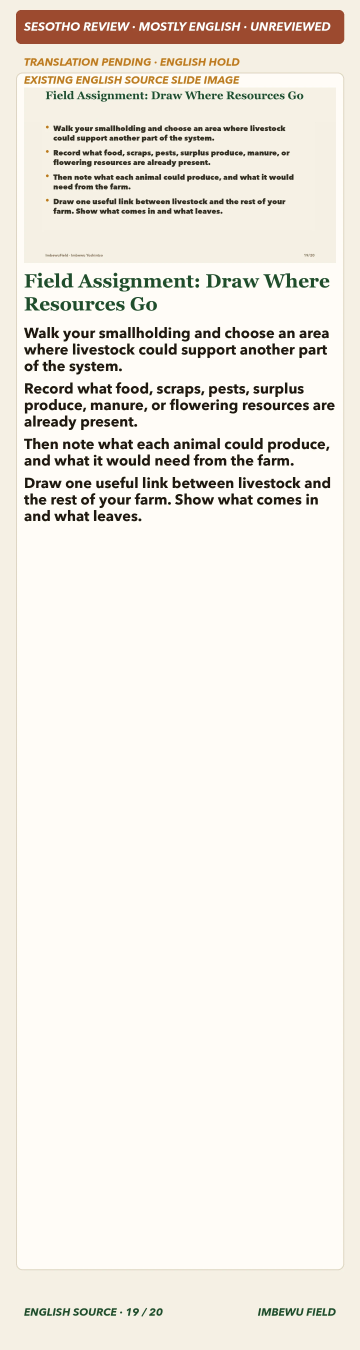
#> input picture docs/media/small-livestock-regional/st/slide-19.webp, 1440 x 5400 px, given in place of slide-19.jpg, which was not available (shown at 1/4 size)
$ python render-intro-l3-slide19-static.py
#> lines starting #> are read from the running program, lines starting #| are printed output that depends on the picture; pictures that were not available may be replaced by others from this repository, and a replacement may not be noted
"""Render a static large-label review candidate for Introduction L3 slide 19.

The source artwork and all instructional wording are existing project assets.
This script makes a review PNG only; it does not change learner registration.
"""

from pathlib import Path

from PIL import Image, ImageDraw, ImageFont


ROOT = Path(__file__).resolve().parents[3]
SOURCE = ROOT / "public/course-decks/intro-permaculture/en/slide-19.jpg"
OUTPUT = ROOT / "docs/media/studies-animation-quality/review-candidates/intro-permaculture-l3-slide19-static.png"

WIDTH = 1920
HEIGHT = 1080
PANEL_TOP = 650
GREEN = (18, 61, 45)
ACCENT = (229, 195, 86)
WHITE = (255, 255, 247)
MUTED = (210, 224, 211)

FONT_REGULAR = "/System/Library/Fonts/Supplemental/Arial.ttf"
FONT_BOLD = "/System/Library/Fonts/Supplemental/Arial Bold.ttf"


def font(path: str, size: int) -> ImageFont.FreeTypeFont:
    return ImageFont.truetype(path, size)


def centered(draw: ImageDraw.ImageDraw, text: str, face: ImageFont.FreeTypeFont,
             y: int, fill: tuple[int, int, int]) -> int:
    box = draw.textbbox((0, 0), text, font=face)
    text_width = box[2] - box[0]
    if text_width > WIDTH - 120:
        raise ValueError(f"caption does not fit one line: {text!r} ({text_width}px)")
    x = (WIDTH - text_width) // 2
    draw.text((x, y), text, font=face, fill=fill)
    return y + box[3] - box[1]


def main() -> None:
    source = Image.open(SOURCE).convert("RGB")
#> source is the input picture: PIL image 1440x5400 RGB; mean R, G, B 241.1, 236.1, 227.9
    # Keep the current still's complete 16:9 landscape and north arrow. Its
    # small original lower caption strip is excluded; the larger panel overlays
    # only the lower part of the same scene so the exported still stays 16:9.
    art = source.crop((0, 0, 1600, 900)).resize((WIDTH, HEIGHT), Image.Resampling.LANCZOS)
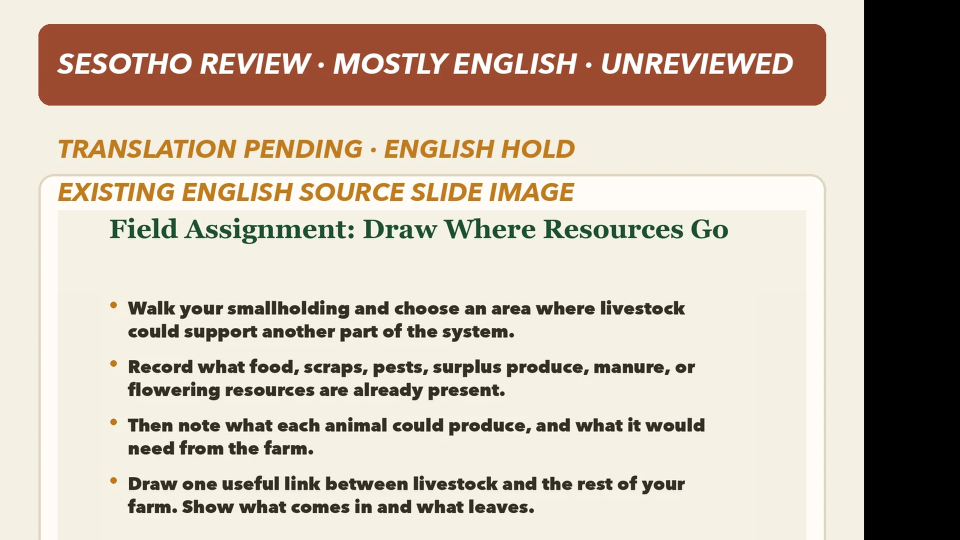
#> art: PIL image 1920x1080 RGB (shown at 1/2 size); mean R, G, B 199.8, 186.7, 173.1
    canvas = art.copy()
    draw = ImageDraw.Draw(canvas)
    draw.rectangle((0, PANEL_TOP, WIDTH, HEIGHT), fill=GREEN)

    y = PANEL_TOP + 15
    header = font(FONT_REGULAR, 46)
    title = font(FONT_BOLD, 76)
    labels = font(FONT_BOLD, 56)
    conditional = font(FONT_REGULAR, 56)
    caution = font(FONT_BOLD, 64)

    y = centered(draw, "Look at this example.", header, y, ACCENT) + 14
#> y = 724
    y = centered(draw, "Wind from the north-west", title, y, WHITE) + 22
#> y = 805
    y = centered(draw, "The trees and shrubs stand between that wind and the crops.", labels, y, WHITE) + 20
#> y = 880
    y = centered(draw, "The shelter can reduce wind speed behind it.", conditional, y, MUTED) + 20
#> y = 955
    centered(draw, "Observe your own site. This picture is not a planting plan.", caution, y, WHITE)

    OUTPUT.parent.mkdir(parents=True, exist_ok=True)
    canvas.save(OUTPUT, format="PNG", optimize=True)
    print(f"{OUTPUT} {canvas.width}x{canvas.height} {OUTPUT.stat().st_size} bytes")


if __name__ == "__main__":
#> (the run stopped early here; a loop or call above may not have finished)

$ run again, with docs/media/small-livestock-regional/st/slide-01.webp copied over docs/media/small-livestock-regional/st/slide-19.webp
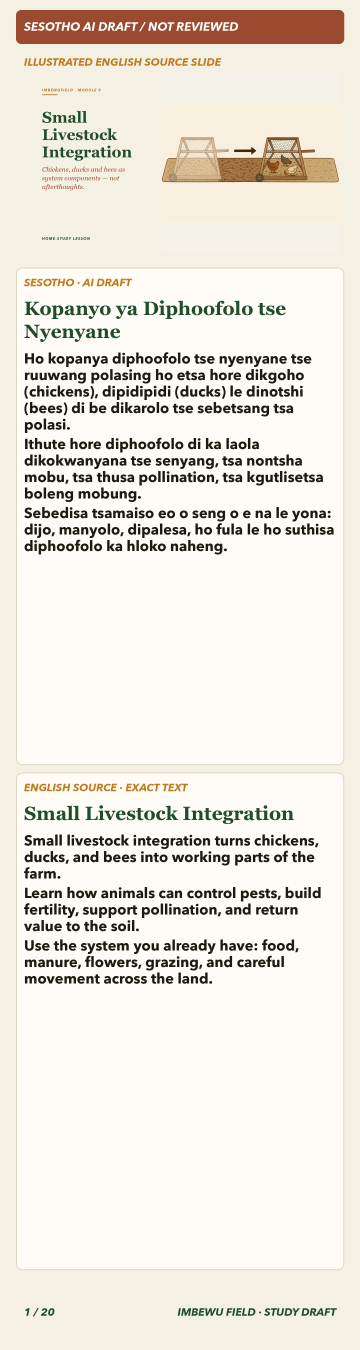
#> input picture docs/media/small-livestock-regional/st/slide-01.webp, 1440 x 5400 px, given in place of slide-19.jpg, which was not available (shown at 1/4 size)
#> in main, source is the input picture: PIL image 1440x5400 RGB; mean R, G, B 236.4, 230.8, 221.9
#> in main, `art = source.crop((0, 0, 1600, 900)).resize((WIDTH, HEIGHT), Image.Res..`:
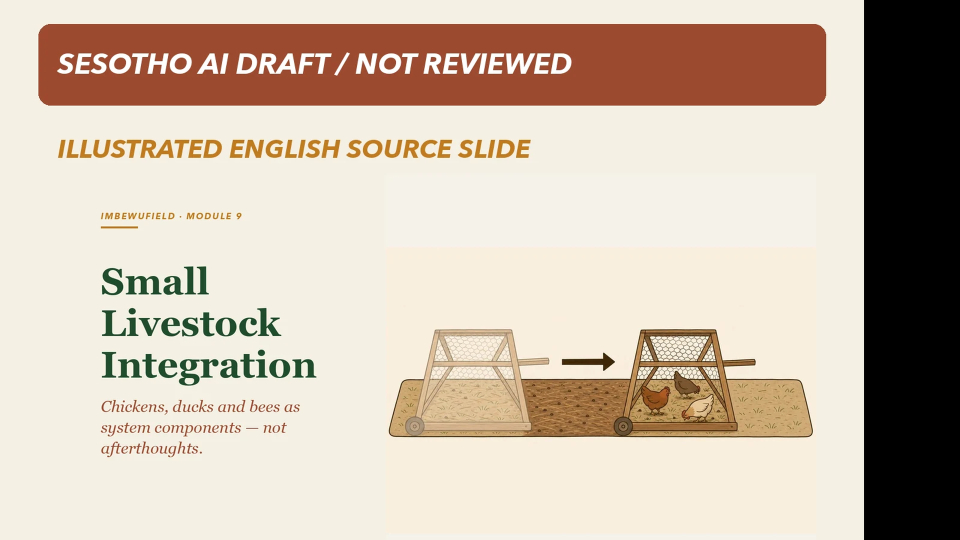
#> art: PIL image 1920x1080 RGB (shown at 1/2 size); mean R, G, B 204, 188.2, 172.2
#> in main, `y = centered(draw, "Look at this example.", header, y, ACCENT) + 14`: y = 724
#> in main, `y = centered(draw, "Wind from the north-west", title, y, WHITE) + 22`: y = 805
#> in main, `y = centered(draw, "The trees and shrubs stand between that wind and t..`: y = 880
#> in main, `y = centered(draw, "The shelter can reduce wind speed behind it.", con..`: y = 955

$ run again, with docs/media/small-livestock-regional/st/slide-02.webp copied over docs/media/small-livestock-regional/st/slide-19.webp
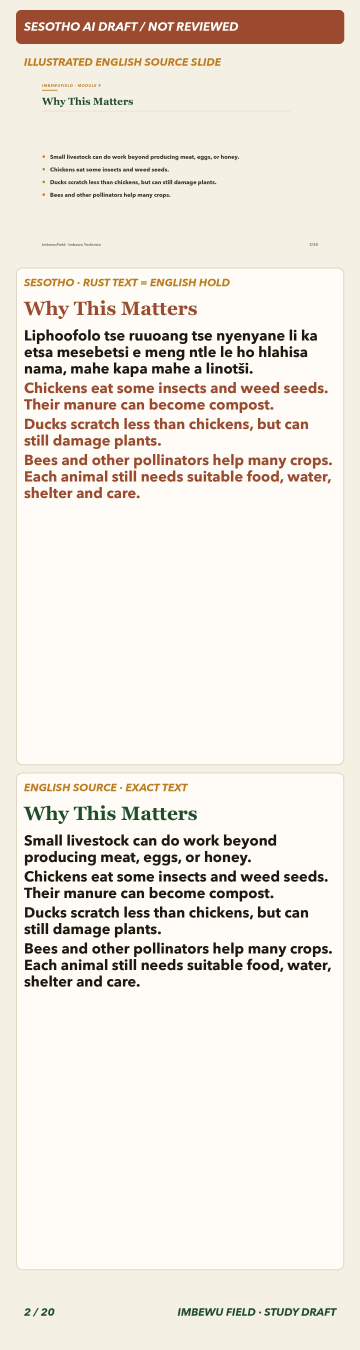
#> input picture docs/media/small-livestock-regional/st/slide-02.webp, 1440 x 5400 px, given in place of slide-19.jpg, which was not available (shown at 1/4 size)
#> in main, source is the input picture: PIL image 1440x5400 RGB; mean R, G, B 240.4, 233.7, 224.9
#> in main, `art = source.crop((0, 0, 1600, 900)).resize((WIDTH, HEIGHT), Image.Res..`:
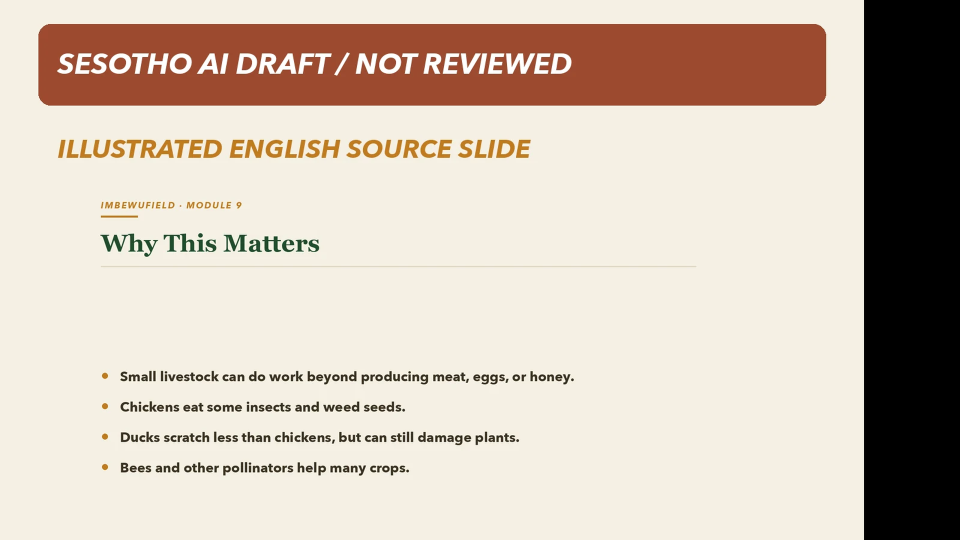
#> art: PIL image 1920x1080 RGB (shown at 1/2 size); mean R, G, B 207.1, 193.5, 180.2
#> in main, `y = centered(draw, "Look at this example.", header, y, ACCENT) + 14`: y = 724
#> in main, `y = centered(draw, "Wind from the north-west", title, y, WHITE) + 22`: y = 805
#> in main, `y = centered(draw, "The trees and shrubs stand between that wind and t..`: y = 880
#> in main, `y = centered(draw, "The shelter can reduce wind speed behind it.", con..`: y = 955

$ run again, with docs/media/small-livestock-regional/st/slide-03.webp copied over docs/media/small-livestock-regional/st/slide-19.webp
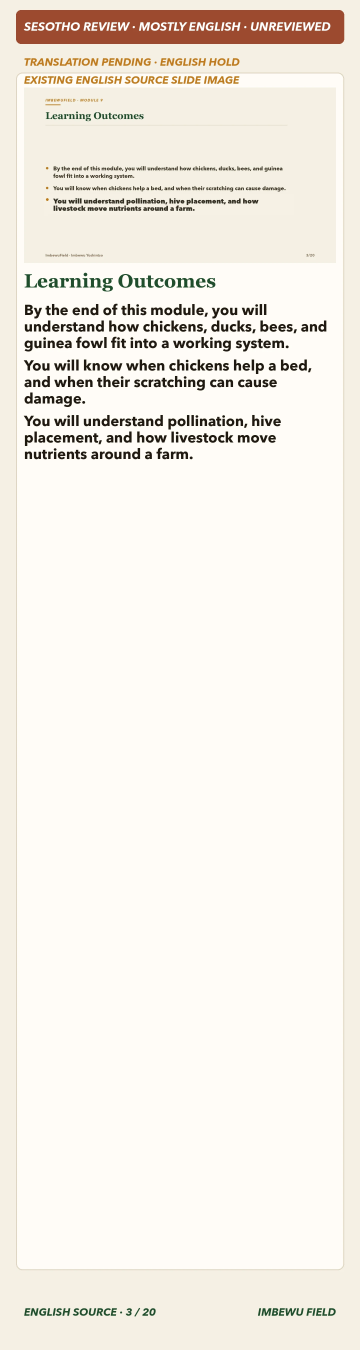
#> input picture docs/media/small-livestock-regional/st/slide-03.webp, 1440 x 5400 px, given in place of slide-19.jpg, which was not available (shown at 1/4 size)
#> in main, source is the input picture: PIL image 1440x5400 RGB; mean R, G, B 243.9, 238.7, 230.7
#> in main, `art = source.crop((0, 0, 1600, 900)).resize((WIDTH, HEIGHT), Image.Res..`:
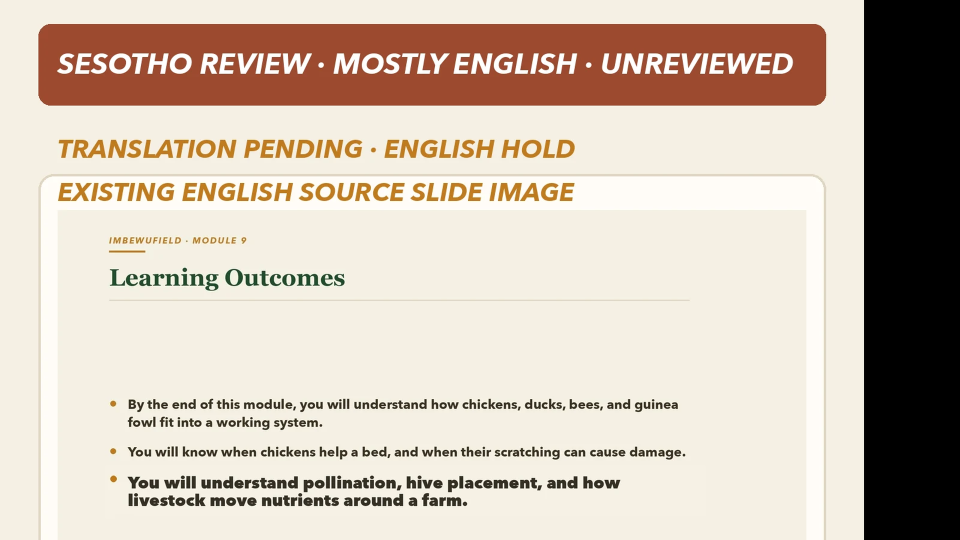
#> art: PIL image 1920x1080 RGB (shown at 1/2 size); mean R, G, B 205.8, 192.2, 178.6
#> in main, `y = centered(draw, "Look at this example.", header, y, ACCENT) + 14`: y = 724
#> in main, `y = centered(draw, "Wind from the north-west", title, y, WHITE) + 22`: y = 805
#> in main, `y = centered(draw, "The trees and shrubs stand between that wind and t..`: y = 880
#> in main, `y = centered(draw, "The shelter can reduce wind speed behind it.", con..`: y = 955
